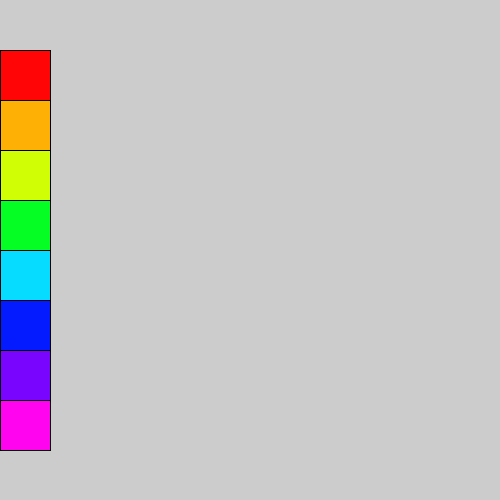
Frame 1 (no input)
Frame 60 (the mouse pressed at the canvas centre just before this capture): identical to frame 1, image omitted
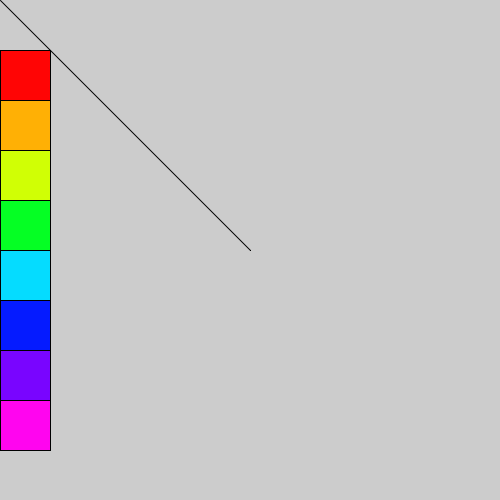
Frame 120 (the mouse held since frame 60 and released just before this capture)

The Processing sketch that drew these frames (run headless with seeded random() and noise(); from frame 60 on, the mouse is pressed at the canvas centre):

// Processing sketch: week02_7
// ── week02_7.pde
void setup()
{
  size(500,500);
  fill(#FF0505);rect(0,50,50,50);
  fill(#FFB005);rect(0,100,50,50);
  fill(#D0FF05);rect(0,150,50,50);
  fill(#05FF24);rect(0,200,50,50);
  fill(#05DCFF);rect(0,250,50,50);
  fill(#051BFF);rect(0,300,50,50);
  fill(#7905FF);rect(0,350,50,50);
  fill(#FF05EF);rect(0,400,50,50);
 }
void draw()
{
 if(mousePressed)
 {
    if(mouseX<50)
    {
     if(mouseY>1*50 && mouseY<1*50+50) stroke(#FF0505);
     if(mouseY>2*50 && mouseY<2*50+50) stroke(#FFB005);
     if(mouseY>3*50 && mouseY<3*50+50) stroke(#D0FF05);
     if(mouseY>4*50 && mouseY<4*50+50) stroke(#05FF24);
     if(mouseY>5*50 && mouseY<5*50+50) stroke(#05DCFF);
     if(mouseY>6*50 && mouseY<6*50+50) stroke(#051BFF);
     if(mouseY>7*50 && mouseY<7*50+50) stroke(#7905FF);
     if(mouseY>8*50 && mouseY<8*50+50) stroke(#FF05EF);
    }   
    else line(mouseX,mouseY,pmouseX,pmouseY); 
 }
}
